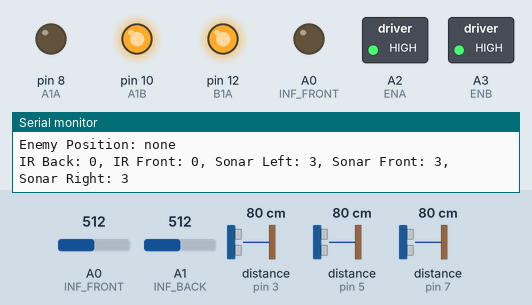
The sketch below on a simulated Arduino Uno, built with avr-gcc and run on an emulated ATmega328P. Parts: switched loads named in the sketch (green lamp = pin HIGH), output pins drawn as LEDs (lit = HIGH), the last lines printed to the serial monitor. Dashed ring = blinking. The inputs (shaded band) are chosen by the test bench; at power-on: A0 (INF_FRONT) = 512, A1 (INF_BACK) = 512, distance to the obstacle (sensors on pin 3, pin 5, pin 7) 80 cm. The echo pulse lasts 58.3 µs per cm.

Above: at 1.2 s.
1.3 s: A0 (INF_FRONT) set to 683
4.3 s: A0 (INF_FRONT) set to 717
At 5.04 s:
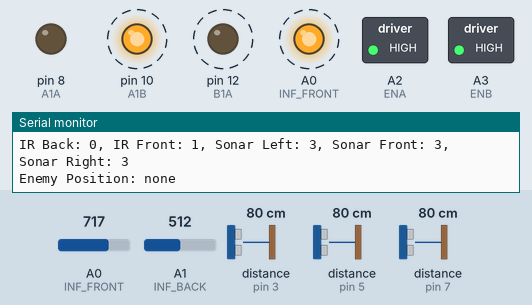
7.3 s: A1 (INF_BACK) set to 682
10.3 s: A1 (INF_BACK) set to 708
At 10.51 s:
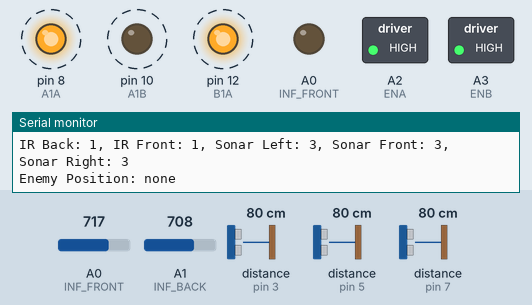
13.3 s: distance to the obstacle (sensor on pin 3) set to 23 cm
16.3 s: distance to the obstacle (sensor on pin 3) set to 19 cm
Timing chart, 0 to 20.3 s (numbered marks = the images above; inputs shaded):
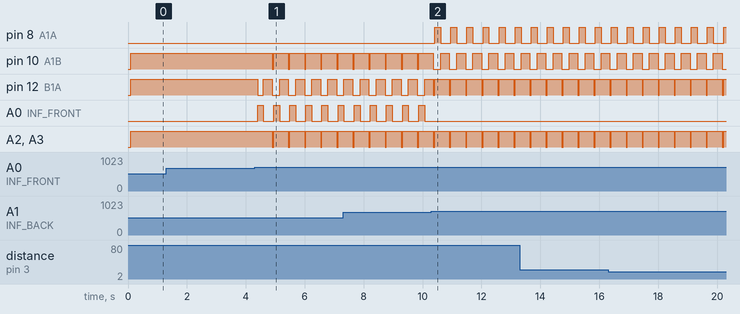

Measured:
- the behaviour switches between 700 and 701 on A0 (INF_FRONT) (found by bisection; images 0 and 1)
- the behaviour switches between 700 and 701 on A1 (INF_BACK) (found by bisection; images 1 and 2)
- after the input at 4.3 s, pin 10 (A1B), A2 (ENA), A3 (ENB): alternates HIGH for 0.50 s and LOW for 0.05 s, starting after 0.60 s; pin 12 (B1A): alternates HIGH for 0.30 s and LOW for 0.25 s, starting after 0.10 s; A0 (INF_FRONT): alternates HIGH for 0.20 s and LOW for 0.35 s, starting after 0.10 s
- after the input at 10.3 s, pin 8 (A1A): alternates HIGH for 0.20 s and LOW for 0.35 s, starting after 0.11 s; A0 (INF_FRONT): stops changing and stays LOW

The sketch:

minisumo.ino
```cpp
#include <NewPing.h>

// Pin definitions
#define TRIG_PIN_1 4
#define ECHO_PIN_1 5
#define TRIG_PIN_2 2
#define ECHO_PIN_2 3
#define TRIG_PIN_3 6
#define ECHO_PIN_3 7
#define MAX_DISTANCE 200

#define INF_FRONT A0
#define INF_BACK A1

#define A1A 8
#define A1B 10
#define B1A 12
#define B1B 14
#define ENA A2 // Speed control for motor A
#define ENB A3 // Speed control for motor B

int speedA = 255; // Max speed (0-255)
int speedB = 255;

const int threshold = 700; // Infrared sensor threshold

// Sensors array: [inf_back, inf_front, sonar_left, sonar_front, sonar_right]
int sensors[5] = {0, 0, 0, 0, 0};

String enemyPosition = "none";

unsigned long previousMillis = 0;
const long interval = 50; // 50 ms between sensor readings

// Initialize sonar sensors
NewPing sonarLeft(TRIG_PIN_1, ECHO_PIN_1, MAX_DISTANCE);
NewPing sonarFront(TRIG_PIN_2, ECHO_PIN_2, MAX_DISTANCE);
NewPing sonarRight(TRIG_PIN_3, ECHO_PIN_3, MAX_DISTANCE);

void setup() {
  Serial.begin(9600);

  pinMode(INF_FRONT, INPUT);
  pinMode(INF_BACK, INPUT);

  pinMode(ENA, OUTPUT);
  pinMode(ENB, OUTPUT);
  pinMode(A1A, OUTPUT);
  pinMode(A1B, OUTPUT);
  pinMode(B1A, OUTPUT);
  pinMode(B1B, OUTPUT);

  stopMotors();
}

void loop() {
  unsigned long currentMillis = millis();
  if (currentMillis - previousMillis >= interval) {
    previousMillis = currentMillis;

    readSensors();
    determineEnemyPosition();

    // Avoid leaving dohyo
    if (sensors[0] == 1) { // Infrared detects white line
      stopMotors();
      moveBackwardShort();
      turnLeftShort();
      stopMotors();
      return;
    }
    if (sensors[1] == 1){ // öndeki de arkadikde aynısını yapamaz
      stopMotors();
      moveForwardShort();
      turnLeftShort();
      stopMotors();
      return;
    }

    // Movement based on enemy position
    if (enemyPosition == "left") {
      moveLeft();
    } else if (enemyPosition == "left_front") {
      moveForwardLeft();
    } else if (enemyPosition == "front") {
      moveForward();
    } else if (enemyPosition == "right_front") {
      moveForwardRight();
    } else if (enemyPosition == "right") {
      turnRight();
    } else {
      // No enemy detected, search by turning left
      turnLeft();
    }
  }
}

// Movement functions
void moveForward() {
  analogWrite(ENA, speedA);
  analogWrite(ENB, speedB);

  analogWrite(A1A, 0);
  analogWrite(A1B, speedA);

  analogWrite(B1A, 0);
  analogWrite(B1B, speedB);
}

void moveBackward() {
  analogWrite(ENA, speedA);
  analogWrite(ENB, speedB);

  analogWrite(A1A, speedA);
  analogWrite(A1B, 0);

  analogWrite(B1A, speedB);
  analogWrite(B1B, 0);
}

void moveBackwardShort() {
  moveBackward();
  delay(200);
  stopMotors();
}

void moveForwardShort() {
  moveForward();
  delay(200);
  stopMotors();
}

void moveLeft() {
  analogWrite(ENA, speedA);
  analogWrite(ENB, speedB);

  analogWrite(A1A, 0);
  analogWrite(A1B, speedA);

  analogWrite(B1A, speedB);
  analogWrite(B1B, 0);
}

void moveForwardLeft() {
  analogWrite(ENA, speedA);
  analogWrite(ENB, speedB);

  analogWrite(A1A, 0);
  analogWrite(A1B, speedA);

  analogWrite(B1A, 0);
  analogWrite(B1B, speedB / 2);
}

void moveForwardRight() {
  analogWrite(ENA, speedA);
  analogWrite(ENB, speedB);

  analogWrite(A1A, 0);
  analogWrite(A1B, speedA);

  analogWrite(B1A, 0);
  analogWrite(B1B, speedB / 2);
}

void turnLeft() {
  analogWrite(ENA, speedA);
  analogWrite(ENB, speedB);

  analogWrite(A1A, 0);
  analogWrite(A1B, speedA);

  analogWrite(B1A, speedB);
  analogWrite(B1B, 0);
}

void turnLeftShort() {
  turnLeft();
  delay(300);
  stopMotors();
}

void turnRight() {
  analogWrite(ENA, speedA);
  analogWrite(ENB, speedB);

  analogWrite(A1A, speedA);
  analogWrite(A1B, 0);

  analogWrite(B1A, 0);
  analogWrite(B1B, speedB);
}

void stopMotors() {
  analogWrite(ENA, 0);
  analogWrite(ENB, 0);

  analogWrite(A1A, 0);
  analogWrite(A1B, 0);

  analogWrite(B1A, 0);
  analogWrite(B1B, 0);
}

// Convert distance to category
int distance_far(int distance) {
  if (distance > 0 && distance <= 20) return 1;
  else if (distance > 20 && distance <= 40) return 2;
  else if (distance > 40) return 3;
  else return 0;
}

// Read sensors
void readSensors() {
  sensors[0] = (analogRead(INF_BACK) > threshold) ? 1 : 0;
  sensors[1] = (analogRead(INF_FRONT) > threshold) ? 1 : 0;

  sensors[2] = distance_far(sonarLeft.ping_cm());
  sensors[3] = distance_far(sonarFront.ping_cm());
  sensors[4] = distance_far(sonarRight.ping_cm());

  // Debug print
  Serial.print("IR Back: "); Serial.print(sensors[0]);
  Serial.print(", IR Front: "); Serial.print(sensors[1]);
  Serial.print(", Sonar Left: "); Serial.print(sensors[2]);
  Serial.print(", Sonar Front: "); Serial.print(sensors[3]);
  Serial.print(", Sonar Right: "); Serial.println(sensors[4]);
}

// Determine enemy position
void determineEnemyPosition() {
  if (sensors[2] == 1 && sensors[3] == 3 && sensors[4] == 3) {
    enemyPosition = "left";
  } else if (sensors[2] == 1 && sensors[3] == 2 && sensors[4] == 3) {
    enemyPosition = "left_front";
  } else if (sensors[2] == 3 && sensors[3] == 1 && sensors[4] == 3) {
    enemyPosition = "front";
  } else if (sensors[2] == 3 && sensors[3] == 1 && sensors[4] == 2) {
    enemyPosition = "right_front";
  } else if (sensors[2] == 3 && sensors[3] == 3 && sensors[4] == 1) {
    enemyPosition = "right";
  } else {
    enemyPosition = "none";
  }

  Serial.print("Enemy Position: ");
  Serial.println(enemyPosition);
}
```
